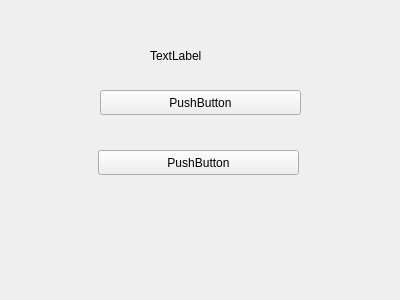
<?xml version="1.0" encoding="UTF-8"?>
<ui version="4.0">
 <class>Form</class>
 <widget class="QWidget" name="Form">
  <property name="geometry">
   <rect>
    <x>0</x>
    <y>0</y>
    <width>400</width>
    <height>300</height>
   </rect>
  </property>
  <property name="windowTitle">
   <string>Form</string>
  </property>
  <widget class="QPushButton" name="pushButton">
   <property name="geometry">
    <rect>
     <x>100</x>
     <y>90</y>
     <width>201</width>
     <height>25</height>
    </rect>
   </property>
   <property name="text">
    <string>PushButton</string>
   </property>
  </widget>
  <widget class="QPushButton" name="pushButton_2">
   <property name="geometry">
    <rect>
     <x>98</x>
     <y>150</y>
     <width>201</width>
     <height>25</height>
    </rect>
   </property>
   <property name="text">
    <string>PushButton</string>
   </property>
  </widget>
  <widget class="QLabel" name="label">
   <property name="geometry">
    <rect>
     <x>150</x>
     <y>40</y>
     <width>121</width>
     <height>31</height>
    </rect>
   </property>
   <property name="text">
    <string>TextLabel</string>
   </property>
  </widget>
 </widget>
 <resources/>
 <connections/>
</ui>
